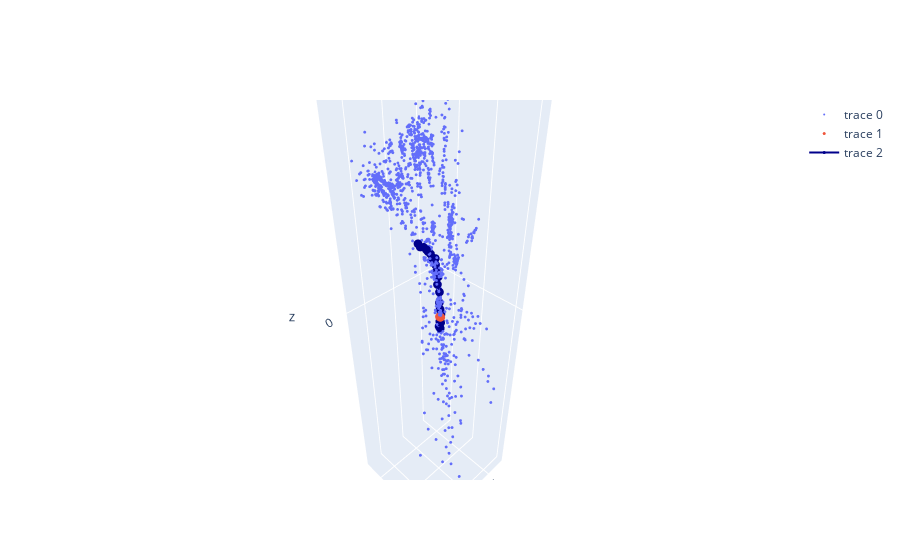

Notebook code cell kept with this figure:
### Code cell
fig = go.Figure(data=[go.Scatter3d(x=landmarks_3d[0], y=landmarks_3d[1], z=landmarks_3d[2],
                                   mode='markers', marker_size=1)] + 
                     [go.Scatter3d(x=marker_points.T[0], y=marker_points.T[1], z=marker_points.T[2],
                                   mode='markers', marker_size=3)] + 
                     [go.Scatter3d(x=camera_poses[0], y=camera_poses[1], z=camera_poses[2],
                                   line=dict(color='darkblue',width=2), marker_size=3, text=np.arange(0, len(keyframes)))])

window = 3
width = np.max(camera_poses, axis=1) - np.min(camera_poses, axis=1)
range_ = np.vstack((np.mean(camera_poses, axis=1) - window * width, np.mean(camera_poses, axis=1) + window * width))

range_ = range_.T

fig.update_layout(
    scene = dict(
        xaxis = dict(nticks=4, range=range_[0]),
        yaxis = dict(nticks=4, range=range_[1]),
        zaxis = dict(nticks=4, range=range_[2]),
        aspectmode='data'))

fig.show()
# fig.write_html("feature_map.html")

### Figure 1 — Plotly figure (JSON) as saved in the notebook; plotly's stock layout.template omitted (floating-point values rounded to 4 significant figures; data arrays with more than 128 entries replaced by an {"elided": "..."} marker saying what was removed)
{"data": [{"marker": {"size": 1}, "mode": "markers", "type": "scatter3d", "x": {"elided": "1927 float values"}, "y": {"elided": "1927 float values"}, "z": {"elided": "1927 float values"}}, {"marker": {"size": 3}, "mode": "markers", "type": "scatter3d", "x": [-0.072, 0.072, 0.072, -0.072], "y": [-0.072, -0.072, 0.072, 0.072], "z": [0, 0, 0, 0]}, {"line": {"color": "darkblue", "width": 2}, "marker": {"size": 3}, "text": [0, 1, 2, 3, 4, 5, 6, 7, 8, 9, 10, 11, 12, 13, 14, 15, 16, 17, 18, 19, 20, 21, 22, 23, 24, 25, 26], "type": "scatter3d", "x": [0.01213, 0.05351, 0.03063, -0.04439, -0.08084, -0.2237, -0.3268, -0.2705, -0.2466, -0.3567, -1.127, -1.542, -2.061, -2.873, -2.304, -2.97, -2.295, -2.669, -3.025, -1.56, -1.339, -0.4187, 0.278, 1.233, 2.237, 2.445, 2.445], "y": [0.1047, 0.05658, -0.1552, -0.04556, -0.08389, -0.07762, -0.09446, -0.08143, -0.0692, -0.08919, -0.3666, -0.6946, -1.057, -1.416, -1.493, -1.682, -1.665, -1.958, -2.169, -1.891, -2.145, -2.092, -2.008, -1.993, -2.013, -2.248, -2.248], "z": [-1.219, -2.568, -2.31, -1.095, -1.156, -1.414, -1.499, -1.437, -1.364, -1.341, -0.1285, 0.5336, 1.579, 3.374, 5.196, 6.467, 7.782, 8.919, 9.982, 10.69, 11.44, 12.19, 12.84, 13.6, 13.93, 14.46, 14.46]}], "layout": {"scene": {"aspectmode": "data", "xaxis": {"nticks": 4, "range": [-17.04, 15.78]}, "yaxis": {"nticks": 4, "range": [-8.158, 5.96]}, "zaxis": {"nticks": 4, "range": [-46.19, 55.96]}}}}
